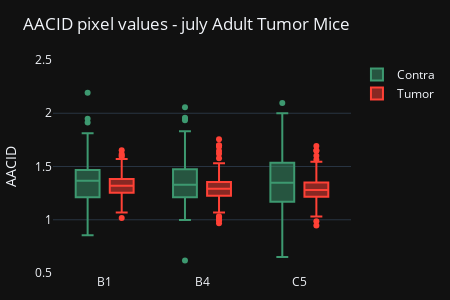

Notebook code cell kept with this figure:
### Code cell
fig = go.Figure()

fig.add_trace(go.Box(
    y=np.hstack((flattened_aacid_dicts[0]['contra'], flattened_aacid_dicts[1]['contra'], flattened_aacid_dicts[2]['contra'])),
    x=np.hstack((len(flattened_aacid_dicts[0]['contra'])*['B1'], len(flattened_aacid_dicts[1]['contra'])*['B4'],  len(flattened_aacid_dicts[2]['contra'])*['C5'])),
    name='Contra',
    marker_color='#3D9970',
))

fig.add_trace(go.Box(
    y=np.hstack((flattened_aacid_dicts[0]['tumor'], flattened_aacid_dicts[1]['tumor'], flattened_aacid_dicts[2]['tumor'])),
    x=np.hstack((len(flattened_aacid_dicts[0]['tumor'])*['B1'], len(flattened_aacid_dicts[1]['tumor'])*['B4'],  len(flattened_aacid_dicts[2]['tumor'])*['C5'])),
    name='Tumor',
    marker_color='#FF4136',
))

# # Add markers for 'contra'
# fig.add_trace(go.Scatter(
#     y=[float(aacid_dfs[0].iloc[1,1]), float(aacid_dfs[1].iloc[1,1]), float(aacid_dfs[2].iloc[1,1])],
#     x=['B1', 'B4', 'C5'],
#     mode='markers',
#     name='Contra roi z',
#     marker=dict(color='#3D9970', size=6, symbol='circle')
# ))
# 
# # Add markers for 'tumor'
# fig.add_trace(go.Scatter(
#     y=[float(aacid_dfs[0].iloc[1,2]), float(aacid_dfs[1].iloc[1,2]), float(aacid_dfs[2].iloc[1,2])],
#     x=['B1', 'B4', 'C5'],
#     mode='markers',
#     name='Tumor roi z',
#     marker=dict(color='#FF4136', size=6, symbol='x')
# ))

fig.update_layout(
    yaxis_title='AACID',
    boxmode='group', # group together boxes of the different traces for each value of x,
    yaxis=dict(range=[0.5, 2.5]),  # Set y-axis limits
    width=450,
    height=300,
    margin=dict(l=20, r=40, t=60, b=10),  # Adjust top and bottom margins
    title=f'AACID pixel values - {date} Adult Tumor Mice'
)
fig.show()
pio.write_image(fig, os.path.join(save_path, 'aacid_boxplot.jpeg'))

### Figure 1 — Plotly figure (JSON) as saved in the notebook; plotly's stock layout.template omitted (floating-point values rounded to 4 significant figures; data arrays with more than 128 entries replaced by an {"elided": "..."} marker saying what was removed)
{"data": [{"marker": {"color": "#3D9970"}, "name": "Contra", "x": {"elided": "271 str values"}, "y": {"elided": "271 float values"}, "type": "box"}, {"marker": {"color": "#FF4136"}, "name": "Tumor", "x": {"elided": "917 str values"}, "y": {"elided": "917 float values"}, "type": "box"}], "layout": {"yaxis": {"title": {"text": "AACID"}, "range": [0.5, 2.5]}, "margin": {"l": 20, "r": 40, "t": 60, "b": 10}, "boxmode": "group", "width": 450, "height": 300, "title": {"text": "AACID pixel values - july Adult Tumor Mice"}}}
